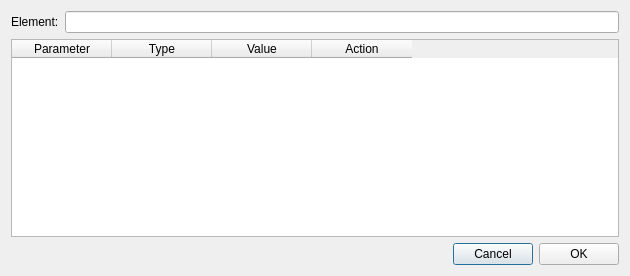
<?xml version="1.0" encoding="UTF-8"?>
<ui version="4.0">
 <class>XMLAccessPathDlg</class>
 <widget class="QDialog" name="XMLAccessPathDlg">
  <property name="geometry">
   <rect>
    <x>0</x>
    <y>0</y>
    <width>630</width>
    <height>276</height>
   </rect>
  </property>
  <property name="windowTitle">
   <string>Available XML Components </string>
  </property>
  <layout class="QVBoxLayout" name="verticalLayout">
   <item>
    <layout class="QHBoxLayout" name="horizontalLayout_2">
     <item>
      <widget class="QLabel" name="elementLB">
       <property name="text">
        <string>Element:</string>
       </property>
      </widget>
     </item>
     <item>
      <widget class="QLineEdit" name="elemLE">
       <property name="readOnly">
        <bool>true</bool>
       </property>
      </widget>
     </item>
    </layout>
   </item>
   <item>
    <widget class="QTableWidget" name="paramTW">
     <column>
      <property name="text">
       <string>Parameter</string>
      </property>
     </column>
     <column>
      <property name="text">
       <string>Type</string>
      </property>
     </column>
     <column>
      <property name="text">
       <string>Value</string>
      </property>
     </column>
     <column>
      <property name="text">
       <string>Action</string>
      </property>
     </column>
    </widget>
   </item>
   <item>
    <layout class="QHBoxLayout" name="horizontalLayout">
     <item>
      <spacer name="horizontalSpacer">
       <property name="orientation">
        <enum>Qt::Horizontal</enum>
       </property>
       <property name="sizeHint" stdset="0">
        <size>
         <width>40</width>
         <height>20</height>
        </size>
       </property>
      </spacer>
     </item>
     <item>
      <widget class="QPushButton" name="pushButton">
       <property name="text">
        <string>Cancel</string>
       </property>
      </widget>
     </item>
     <item>
      <widget class="QPushButton" name="okPB">
       <property name="text">
        <string>OK</string>
       </property>
      </widget>
     </item>
    </layout>
   </item>
  </layout>
 </widget>
 <resources>
  <include location="../../../Twedit++/Plugins/CC3DProject/CC3DProject.qrc"/>
 </resources>
 <connections>
  <connection>
   <sender>okPB</sender>
   <signal>clicked()</signal>
   <receiver>XMLAccessPathDlg</receiver>
   <slot>accept()</slot>
   <hints>
    <hint type="sourcelabel">
     <x>615</x>
     <y>261</y>
    </hint>
    <hint type="destinationlabel">
     <x>231</x>
     <y>269</y>
    </hint>
   </hints>
  </connection>
  <connection>
   <sender>pushButton</sender>
   <signal>clicked()</signal>
   <receiver>XMLAccessPathDlg</receiver>
   <slot>reject()</slot>
   <hints>
    <hint type="sourcelabel">
     <x>492</x>
     <y>261</y>
    </hint>
    <hint type="destinationlabel">
     <x>141</x>
     <y>253</y>
    </hint>
   </hints>
  </connection>
 </connections>
</ui>
